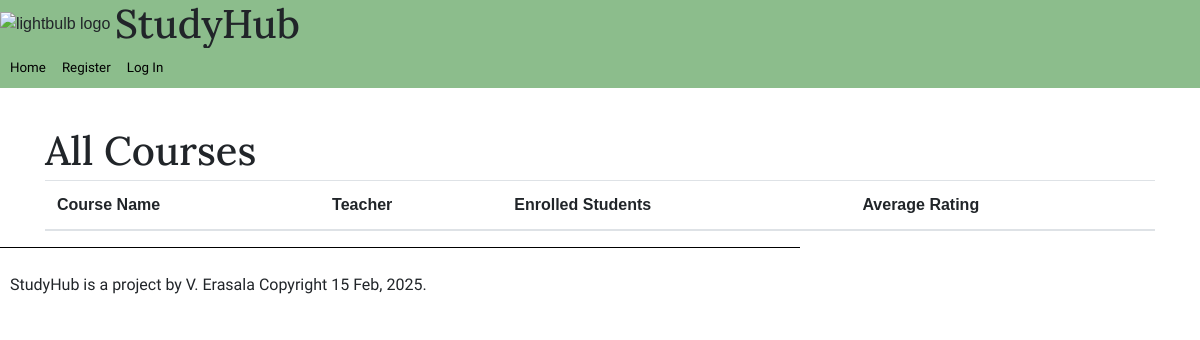
The app's page /course-catalog/, older data.
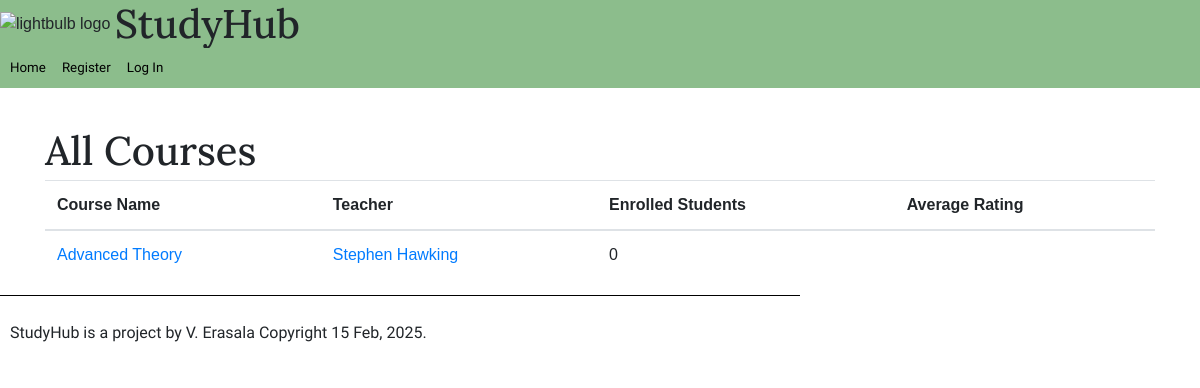
The same page, newer data.
### study_hub/models.py (models this page shows, shortened)
class Course(models.Model):
    title = models.CharField(max_length=255)
    description = models.TextField()
    teacher = models.ForeignKey(User, on_delete=models.CASCADE, related_name='courses_taught')
    students = models.ManyToManyField(User, through='Enrollment', related_name='courses_enrolled')

class User(AbstractUser):
    is_teacher = models.BooleanField(default=False)
    name = models.CharField(max_length = 255)
    photo = models.ImageField(upload_to='profile_photos/', blank=True, null=True)
    groups = models.ManyToManyField(
        Group,
        blank=True,
        related_name="study_hub_user_set",
        related_query_name="user",
    )
    user_permissions = models.ManyToManyField(
        Permission,
        blank=True,
        related_name="study_hub_user_set",
        related_query_name="user",
    )

### study_hub/views.py (the view)
# urls.py: path('course-catalog/', views.course_catalog, name = 'course_catalog'),
def course_catalog(request):
    context ={}
    courseData = Course.objects.annotate(
        num_students=Count('students'),
        avg_rating=Avg('feedback__rating')
    ).all() #Use django features for annotate to substitute for join methods
    context = {
        'courses': courseData
    }
    return render(request, 'study_hub/course_catalog.html', context)

### study_hub/templatetags/my_tags.py (called while the page is built)
@register.simple_tag
def todays_date():
    return datetime.datetime.now().strftime("%d %b, %Y")

### study_hub/templates/study_hub/course_catalog.html
{% extends "./base.html" %}
{% load bootstrap4 %}
{% block content %}
<div class = "container mt-4">
    <div class = "row">
        <div class="col-md-12">
            <h1>All Courses</h1>
            <table class = "table">
                <thead>
                    <tr>
                        <th>Course Name</th>
                        <th>Teacher</th>
                        <th>Enrolled Students</th>
                        <th>Average Rating</th>
                    </tr>
                </thead>
                <tbody>
                    {% for course in courses %}
                    <tr>
                        <td><a href="/course/{{course.pk}}">{{ course.title }}</a></td>
                        <td><a href="/user/{{course.teacher.username}}">{{ course.teacher.name }}</a></td>
                        <td>{{ course.num_students }}</td>
                        <td>{{ course.avg_rating|default:"Not rated yet"|floatformat:1 }}</td>
                    </tr>
                    {% endfor %}
                </tbody>
            </table>
        </div>
    </div>
</div>
{% endblock %}

Row changes from the older to the newer data that the page shows:
added Course: title "Advanced Theory", teacher.name "Stephen Hawking", num_students "0"
